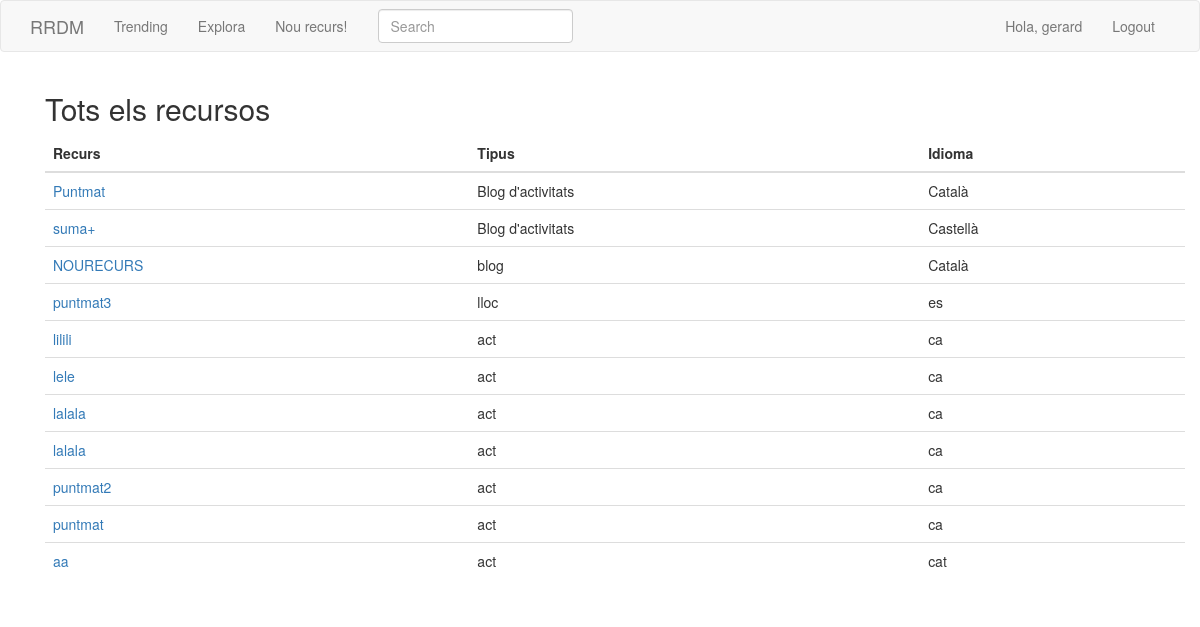
Page /explore (signed in) on the committed database.
### app/models.py (models this page shows, shortened)
class User(UserMixin, db.Model):
    id = db.Column(db.Integer, primary_key=True)
    username = db.Column(db.String(64), index=True, unique=True)
    email = db.Column(db.String(120), index=True, unique=True)
    password_hash = db.Column(db.String(128))
    resources = db.relationship('Resource', backref='author', lazy='dynamic')
    about_me = db.Column(db.String(140))
    last_seen = db.Column(db.DateTime, default=datetime.utcnow)
    followed = db.relationship(
        'User', secondary=followers,
        primaryjoin=(followers.c.follower_id == id),
        secondaryjoin=(followers.c.followed_id == id),
        backref=db.backref('followers', lazy='dynamic'), lazy='dynamic')

class SearchableMixin(object):
    @classmethod
    def before_commit(cls, session):
        session._changes = {
            'add': list(session.new),
            'update': list(session.dirty),
            'delete': list(session.deleted)
        }
    @classmethod
    def after_commit(cls, session):
        for obj in session._changes['add']:
            if isinstance(obj, SearchableMixin):
                add_to_index(obj.__tablename__, obj)
        for obj in session._changes['update']:
            if isinstance(obj, SearchableMixin):
                add_to_index(obj.__tablename__, obj)
        for obj in session._changes['delete']:
            if isinstance(obj, SearchableMixin):
                remove_from_index(obj.__tablename__, obj)
        session._changes = None

class Resource(SearchableMixin, db.Model):
    __searchable__ = ['descripcio', 'nom', 'user_id', 'idioma', 'tipus']
    id = db.Column(db.Integer, primary_key=True)
    nom = db.Column(db.String(50))
    tipus = db.Column(db.String(50))
    idioma = db.Column(db.String(50))
    descripcio = db.Column(db.String(140))
    link = db.Column(db.String(140))
    user_id = db.Column(db.Integer, db.ForeignKey('user.id'))
    timestamp = db.Column(db.DateTime, index=True, default=datetime.utcnow)

### app/main/routes.py (the view)
@bp.route('/explore')
@login_required
def explore():
    resources = Resource.query.order_by(Resource.timestamp.desc())
    return render_template('index.html', title=_('Explore'),
                           resources=resources, pagetitle=_('Tots els recursos'))

### app/main/forms.py
class SearchForm(FlaskForm):
    q = StringField(_l('Search'), validators=[DataRequired()])
    def __init__(self, *args, **kwargs):
        if 'formdata' not in kwargs:
            kwargs['formdata'] = request.args
        if 'csrf_enabled' not in kwargs:
            kwargs['csrf_enabled'] = False
        super(SearchForm, self).__init__(*args, **kwargs)

### app/main/routes.py (called while the page is built)
@bp.before_app_request
def before_request():
    if current_user.is_authenticated:
        current_user.last_seen = datetime.utcnow()
        db.session.commit()
        g.search_form = SearchForm()
    g.locale = str(get_locale())

### app/models.py (called while the page is built)
@login.user_loader
def load_user(id):
    return User.query.get(int(id))

### app/templates/index.html
{% extends "base.html" %}
{% import 'bootstrap/wtf.html' as wtf %}
{% block app_content %}
    <div class="container">
    <h2>{{ pagetitle }}</h2>
    <table class="table table-hover">
        <thead>
        <tr>
            <th>Recurs</th>
            <th>Tipus</th>
            <th>Idioma</th>
        </tr>
        </thead>
        <tbody>
        {% for recurs in resources %}
        {% include '_recurs.html' %}
        {% endfor %}
        </tbody>
    </table>
    </div>
{% endblock %}

### app/templates/base.html (shortened to what this page needs)
{% extends 'bootstrap/base.html' %}
{% block navbar %}
    <nav class="navbar navbar-default">
        <div class="container">
            <div class="navbar-header">
                <a class="navbar-brand" href="{{ url_for('main.index') }}">RRDM</a>
            </div>
            <div class="collapse navbar-collapse" id="bs-example-navbar-collapse-1">
                <ul class="nav navbar-nav">
                    <li><a href="{{ url_for('main.index') }}">{{ _('Trending') }}</a></li>
                    <li><a href="{{ url_for('main.explore') }}">{{ _('Explora') }}</a></li>
                    <li><a href="{{ url_for('main.add') }}">{{ _('Nou recurs!') }}</a></li>
                </ul>
                {% if g.search_form %}
                <form class="navbar-form navbar-left" method="get" action="{{ url_for('main.search') }}">
                    <div class="form-group">
                        {{ g.search_form.q(size=20, class='form-control', placeholder=g.search_form.q.label.text) }}
                    </div>
                </form>
                {% endif %}
                <ul class="nav navbar-nav navbar-right">
                    {% if current_user.is_anonymous %}
                    <li><a href="{{ url_for('auth.login') }}">{{ _('Login') }}</a></li>
                    {% else %}
                    <li><a href="{{ url_for('main.user', username=current_user.username) }}">Hola, {{ current_user.username }}</a></li>
                    <li><a href="{{ url_for('auth.logout') }}">{{ _('Logout') }}</a></li>
                    {% endif %}
                </ul>
            </div>
        </div>
    </nav>
{% endblock %}
{% block content %}
    <div class="container">
        {% block app_content %}{% endblock %}
    </div>
{% endblock %}

### app/templates/_recurs.html
<tr>
    <td><a href="{{ recurs.link }}">{{ recurs.nom }}</a></td>
    <td>{{ recurs.tipus }}</td>
    <td>{{ recurs.idioma }}</td>
</tr>

### rows in the picture
User: username "gerard"
Resource: nom "Puntmat", tipus "Blog d'activitats", idioma "Català"
Resource: nom "suma+", tipus "Blog d'activitats", idioma "Castellà"
Resource: nom "NOURECURS", tipus "blog", idioma "Català"
Resource: nom "puntmat3", tipus "lloc", idioma "es"
Resource: nom "lilili", tipus "act", idioma "ca"
Resource: nom "lele", tipus "act", idioma "ca"
Resource: nom "lalala", tipus "act", idioma "ca"
Resource: nom "lalala", tipus "act", idioma "ca"
Resource: nom "puntmat2", tipus "act", idioma "ca"
Resource: nom "puntmat", tipus "act", idioma "ca"
Resource: nom "aa", tipus "act", idioma "cat"

### other values in the picture
{{ pagetitle }} "Tots els recursos"
